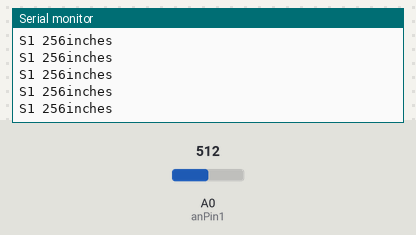
The sketch below on a simulated Arduino Uno, built with avr-gcc and run on an emulated ATmega328P. Shown: the last lines printed to the serial monitor. The test bench sets the inputs (shaded band); at power-on: A0 (anPin1) = 512.

Above: at 2.7 s.
2.8 s: A0 (anPin1) set to 218
At 2.84 s:
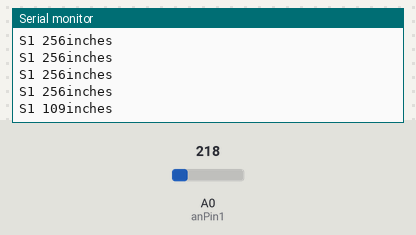
5.8 s: A0 (anPin1) set to 183
At 5.81 s:
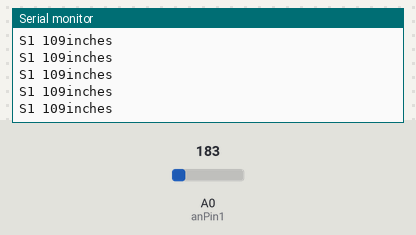
Timing chart, 0 to 8.8 s (numbered marks = the images above; inputs shaded):
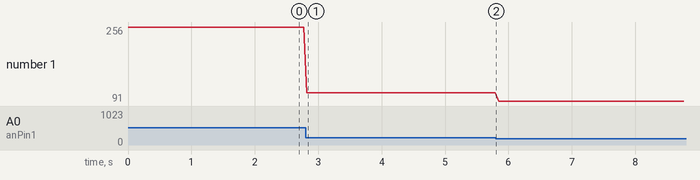

The sketch:

FillLevelSensor.ino
```cpp
/*
This code reads the Analog Voltage output from the
LV-MaxSonar sensors
If you wish for code with averaging, please see
playground.arduino.cc/Main/MaxSonar
Please note that we do not recommend using averaging with our sensors.
Mode and Median filters are recommended.
*/

const int anPin1 = 0;
long distance1;

void setup() {
  Serial.begin(9600);  // sets the serial port to 9600
}

void read_sensors(){
  /*
  Scale factor is (Vcc/512) per inch. A 5V supply yields ~9.8mV/in
  Arduino analog pin goes from 0 to 1024, so the value has to be divided by 2 to get the actual inches
  */
  distance1 = analogRead(anPin1)/2;
}

void print_all(){
  Serial.print("S1");
  Serial.print(" ");
  Serial.print(distance1);
  Serial.print("inches");
  Serial.println();
}

void loop() {
  read_sensors();
  print_all();
  delay(50);
}
```

Measured:
- after the input at 2.8 s, the serial monitor: prints a new line at once (image 1)
- plotted number 1: 256 → 109 after the input at 2.8 s, 109 → 91 after the input at 5.8 s
